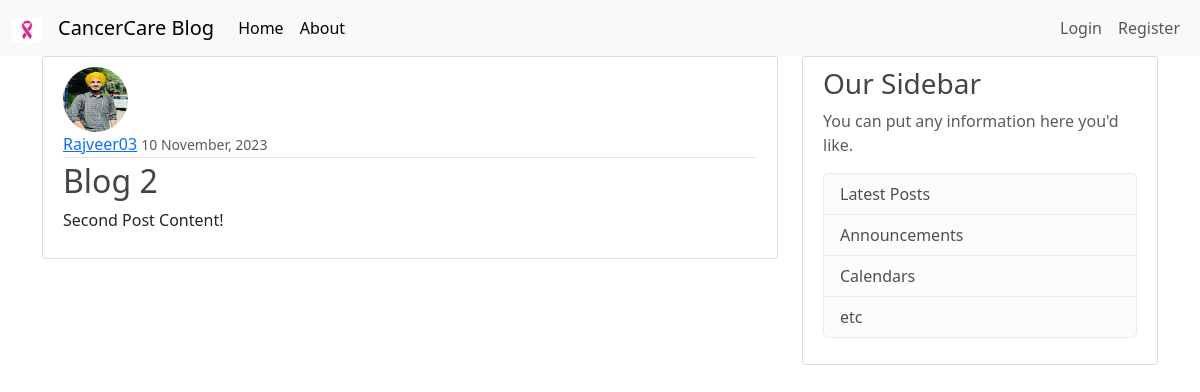
The app's page /post/2/ with its own data.
### blog/models.py (models this page shows, shortened)
class Post(models.Model):
    title = models.CharField(max_length=100)
    content = models.TextField()
    date_posted = models.DateTimeField(default=timezone.now)
    author = models.ForeignKey(User, on_delete=models.CASCADE)

### users/models.py (models this page shows, shortened)
class Profile(models.Model):
    user = models.OneToOneField(User, on_delete=models.CASCADE)
    image = models.ImageField(default='default.jpg', upload_to='profile_pics')

### blog/views.py (the view)
# urls.py: path('post/<int:pk>/', PostDetailView.as_view(), name='post-detail'),
class PostDetailView(DetailView):
    model = Post

### blog/templates/blog/post_detail.html (shortened to what this page needs)
{% extends "blog/base.html" %}
{% block content %}
    <article class="media content-section">
        <img class = "rounded-circle article-img"src="{{ object.author.profile.image.url }}">
    <div class="media-body">
        <div class="article-metadata">
        <a class="mr-2" href="#">{{ object.author }}</a>
        <small class="text-muted">{{ object.date_posted|date:"d F, Y" }}</small>
        </div>
        <h2 class="article-title">{{ object.title }}</h2>
        <p class="article-content">{{ object.content }}</p>
    </div>
    </article>
{% endblock content %}

### blog/static/main.css (style rules this page uses)
#app-parent h1, h2, h3, h4, h5, h6 { color: #444444; }
#app-parent .content-section { background: #ffffff; padding: 10px 20px; border: 1px solid #dddddd; border-radius: 3px; margin-bottom: 20px; }
#app-parent .article-title { color: #444444; }
#app-parent .article-content { white-space: pre-line; }
#app-parent .article-img { height: 65px; width: 65px; margin-right: 16px; }
#app-parent .article-metadata { padding-bottom: 1px; margin-bottom: 4px; border-bottom: 1px solid #e3e3e3 }

### records on screen
Post: author.profile.image (placeholder picture), author "Rajveer03", date_posted "10 November, 2023", title "Blog 2", content "Second Post Content!"
